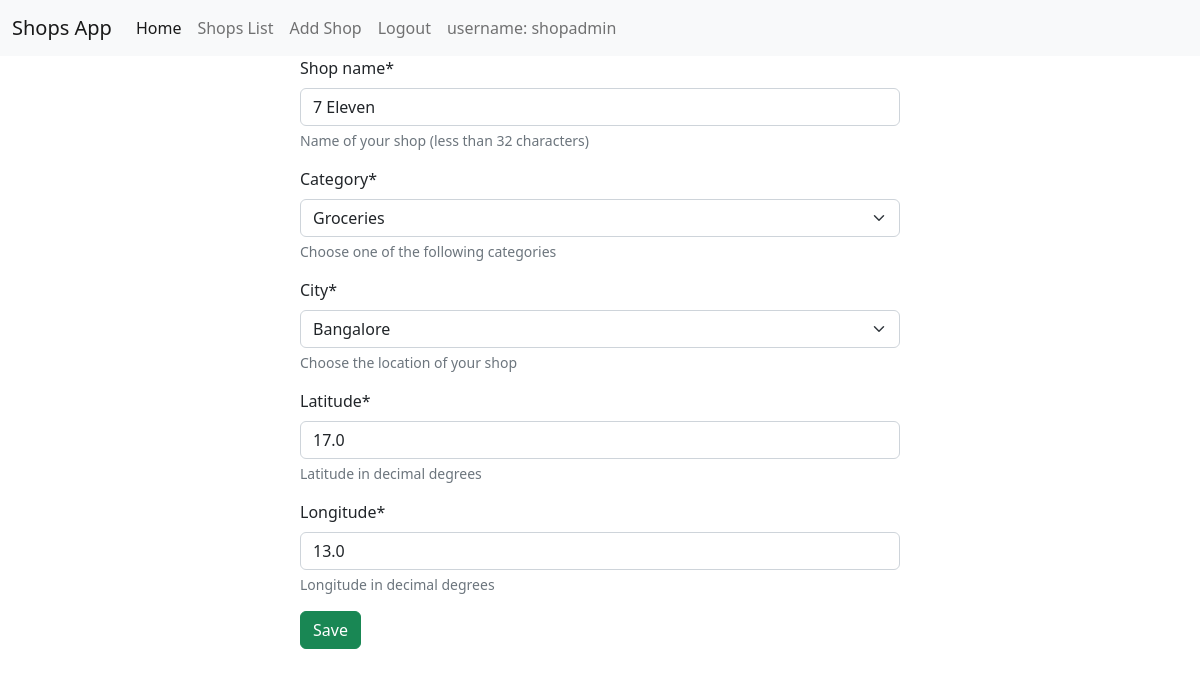
Page /edit_shop/4/ (signed in) on the committed database.
### shops_app/models.py (models this page shows, shortened)
class Shop(models.Model):
    category_choices = (
        ('Clothing', 'Clothing'),
        ('Groceries', 'Groceries'),
        ('Food', 'Food'),
        ('Others', 'Others')
    )
    city_choices = (
        ("Bangalore", "Bangalore"),
    )
    shop_name = models.CharField(max_length=32, help_text='Name of your shop (less than 32 characters)')
    category = models.CharField(choices=category_choices, max_length=32, help_text='Choose one of the following categories')
    city = models.CharField(choices=city_choices, max_length=128, help_text="Choose the location of your shop")
    latitude = models.FloatField(help_text='Latitude in decimal degrees', validators=[
            MaxValueValidator(90),
            MinValueValidator(-90)
        ])
    longitude = models.FloatField(help_text='Longitude in decimal degrees', validators=[
            MaxValueValidator(180),
            MinValueValidator(-180)
        ])
    created_at = models.DateTimeField(auto_now_add=True)
    updated_at = models.DateTimeField(auto_now=True)

### shops_app/views.py (the view)
# urls.py: path('edit_shop/', views.add_or_edit_shop, name='edit_shop'),
@login_required
def add_or_edit_shop(request, shop_id=None):
    if shop_id:
        item = get_object_or_404(Shop, pk=shop_id)
    else:
        item = None
    if request.method == 'POST':
        form = ShopForm(request.POST, instance=item)
        if form.is_valid():
            item = form.save()
            return redirect('shops_list')
    else:
        form = ShopForm(instance=item)
    return render(request, 'edit_shop.html', {'form': form, 'title': "Add or edit shop"})

### shops_app/forms.py
class ShopForm(forms.ModelForm):
    class Meta:
        model = Shop
        fields = '__all__'

### shops_app/templates/edit_shop.html (shortened to what this page needs)
{% extends 'base.html' %}
{% block content %}
{% load crispy_forms_tags %}
<!DOCTYPE html>
<html lang="en">
<head>
</head>
<body>
    <form method="POST" class="w-50 mx-auto">
        {{ form| crispy }}
        <input type="submit" class="btn btn-success" value="Save">
    </form>
</body>
</html>
{% endblock content %}

### shops_app/templates/base.html (shortened to what this page needs)
<!DOCTYPE html>
<html lang="en">
<head>
    <link href="https://cdn.jsdelivr.net/npm/bootstrap@5.2.3/dist/css/bootstrap.min.css" rel="stylesheet">
</head>
<body>
    <nav class="navbar navbar-expand-lg navbar-light bg-light">
        <div class="container-fluid">
            <a class="navbar-brand" href="/">Shops App</a>
            <div class="collapse navbar-collapse" id="navbarNav">
                <ul class="navbar-nav d-flex">
                    <li class="nav-item">
                        <a class="nav-link active" aria-current="page" href="/">Home</a>
                    </li>
                    <li class="nav-item">
                        <a class="nav-link" href="/shops">Shops List</a>
                    </li>
                    <li class="nav-item">
                        <a class="nav-link" href="/edit_shop">Add Shop</a>
                    </li>
                    <li class="nav-item">
                        {% if user.is_authenticated %}
                        <a class="nav-link" href="/logout">Logout</a>
                        {% else %}
                        <a class="nav-link" href="/login">Login</a>
                        {% endif %}
                    </li>
                    {% if user.is_authenticated %}
                    <li class="nav-item">
                        <a class="nav-link">username: {{user.username}}</a>
                    </li>
                    {% endif %}
                </ul>
            </div>
        </div>
    </nav>
   {% block content %}
   {% endblock content %}
</body>
</html>

### rows in the picture
Shop: shop_name "7 Eleven", category "Groceries", city "Bangalore", latitude "17.0", longitude "13.0"

### other values in the picture
{{ user.username }} "shopadmin"
